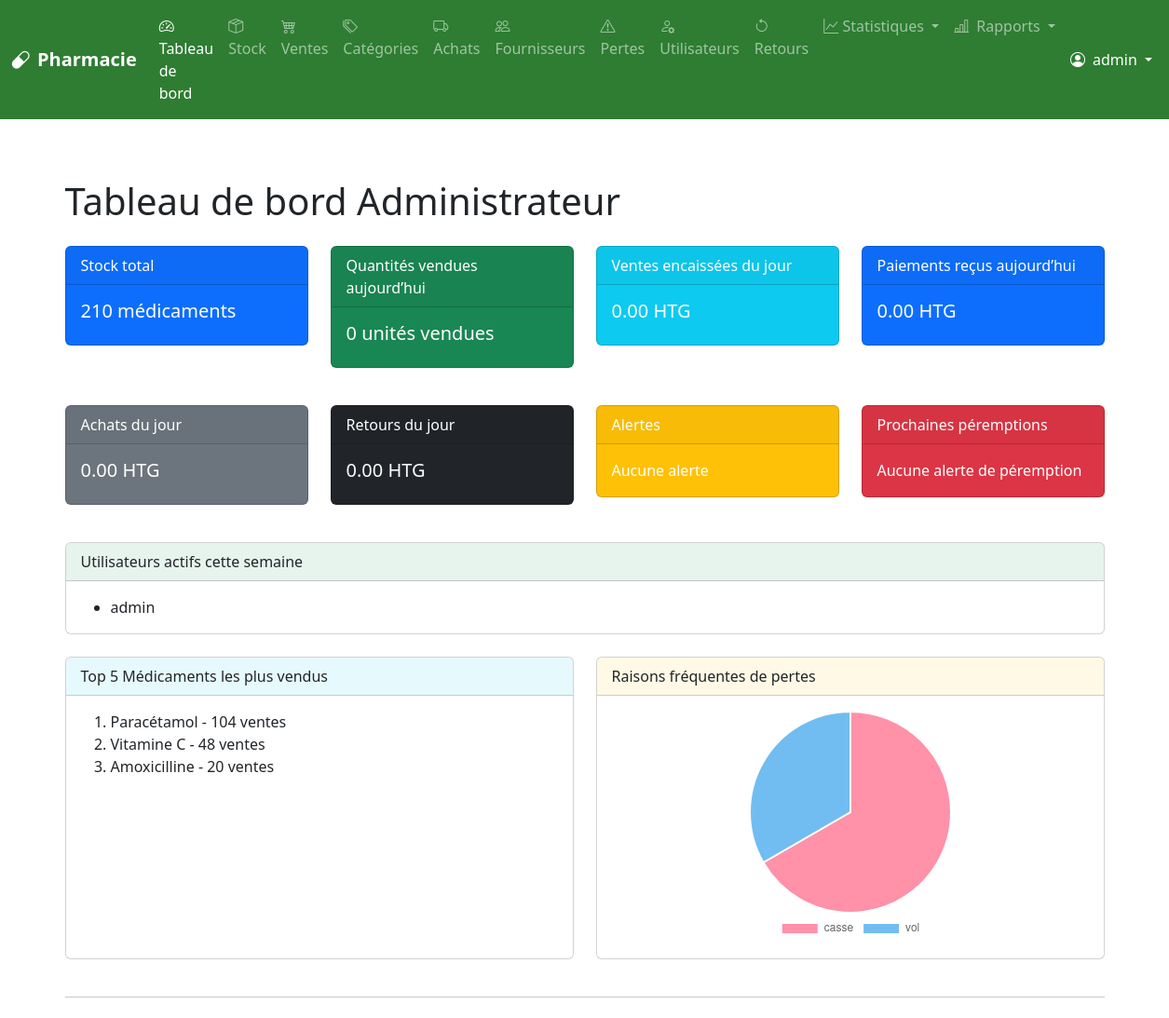
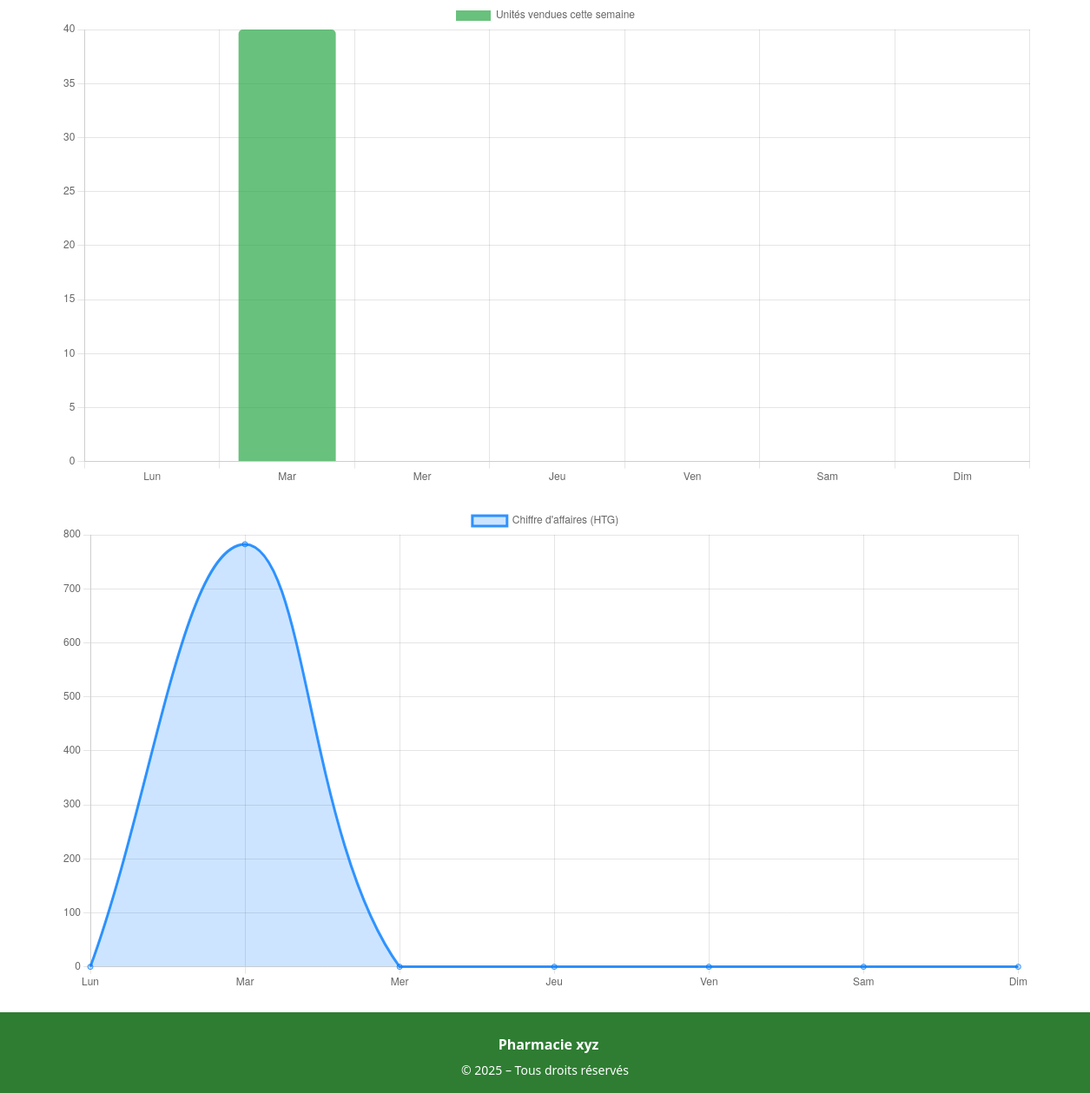
The page /dashboard (signed in) on the database its author committed (2 pictures, top to bottom).
### app/models.py (models this page shows, shortened)
class User(UserMixin, db.Model):
    id = db.Column(db.Integer, primary_key=True)
    username = db.Column(db.String(80), unique=True, nullable=False)
    password = db.Column(db.String(200), nullable=False)
    role = db.Column(db.String(20), nullable=False)  # admin, pharmacien, vendeur...
    is_active = db.Column(db.Boolean, default=True)
    last_login = db.Column(db.DateTime, nullable=True)
    sales = db.relationship('Sale', back_populates='user')

class Drug(db.Model):
    id = db.Column(db.Integer, primary_key=True)
    name = db.Column(db.String(100), nullable=False)
    unit = db.Column(db.String(30))  # comprimé, flacon, etc.
    price = db.Column(db.Float, nullable=False)
    expiration_date = db.Column(db.Date, nullable=False)
    commentaire = db.Column(db.Text, nullable=True)
    category_id = db.Column(db.Integer, db.ForeignKey('category.id'), nullable=True)
    category = db.relationship('Category', back_populates='drugs')
    sales = db.relationship('SaleItem', back_populates='drug')
    losses = db.relationship('LossRecord', back_populates='drug')
    purchase_items = db.relationship('PurchaseItem', back_populates='drug')
    def current_stock(self):
        purchased = sum(item.quantity for item in self.purchase_items)
        sold = sum(s.quantity for s in self.sales)
        lost = sum(l.quantity for l in self.losses)
        returned = sum(r.quantity for s in self.sales for r in s.returns)
        return purchased - sold - lost + returned

### app/routes/dashboard.py (the view)
@bp.route('/dashboard')
@login_required
def dashboard():
    total_stock = sum(drug.current_stock() for drug in Drug.query.all())
    today_start = datetime.combine(datetime.utcnow().date(), datetime.min.time())
    today_end = today_start + timedelta(days=1)
    sales_today = Sale.query.options(joinedload(Sale.items))\
        .filter(Sale.date >= today_start, Sale.date < today_end).all()
    ventes_du_jour = sum(item.quantity for sale in sales_today for item in sale.items)
    today = datetime.utcnow().date()
    near_expiry = []
    for drug in Drug.query.all():
        if drug.expiration_date:
            days_left = (drug.expiration_date - today).days
            if 0 <= days_left <= 30:
                near_expiry.append((drug, days_left))
    near_expiry.sort(key=lambda x: x[1])
    purchases_today = Purchase.query.filter(Purchase.purchase_date >= today_start,
                                            Purchase.purchase_date < today_end).all()
    ca_achats = sum(p.total_amount for p in purchases_today)
    ca_ventes = sum(sale.total_amount for sale in sales_today)
    payments_today = Payment.query.filter(Payment.payment_date >= today_start,
                                          Payment.payment_date < today_end).all()
    ca_payments = sum(p.amount_paid for p in payments_today)
    returns_today = (db.session.query(func.sum(ReturnRecord.quantity * SaleItem.unit_price))
                     .join(SaleItem, ReturnRecord.sale_item_id == SaleItem.id)
                     .join(Sale, SaleItem.sale_id == Sale.id)
                     .filter(Sale.date >= today_start, Sale.date < today_end)
                     .scalar() or 0)
    loss_today = (db.session.query(func.sum(LossRecord.quantity))
                  .filter(LossRecord.date >= today_start, LossRecord.date < today_end)
                  .scalar() or 0)
    top5_meds = defaultdict(int)
    all_sales = Sale.query.options(joinedload(Sale.items)).all()
    for sale in all_sales:
        for item in sale.items:
            top5_meds[item.drug.name] += item.quantity
    top5_meds = sorted(top5_meds.items(), key=lambda x: x[1], reverse=True)[:5]
    ca_par_heure = defaultdict(float)
    for sale in all_sales:
        heure = sale.date.replace(minute=0, second=0, microsecond=0)
        ca_par_heure[heure] += sale.total_amount
    heures_tries = sorted(ca_par_heure.keys())
    labels = [h.strftime("%H:%M") for h in heures_tries]
    cumul = 0
    data = []
    for h in heures_tries:
        cumul += ca_par_heure[h]
        data.append(cumul)
    today = datetime.utcnow()
    start_of_week = today - timedelta(days=today.weekday())
    end_of_week = start_of_week + timedelta(days=7)
    results = (
        Sale.query
        .join(Sale.items)
        .with_entities(
            extract('dow', Sale.date).label('day_of_week'),
            func.sum(SaleItem.quantity).label('total_units'),
            func.sum(SaleItem.quantity * SaleItem.unit_price).label('total_revenue')
        )
        .filter(Sale.date >= start_of_week, Sale.date < end_of_week)
        .group_by('day_of_week')
        .all()
    )
    weekly_sales = [0] * 7
    weekly_revenue = [0.0] * 7
    for day, units, revenue in results:
        index = (int(day) - 1) % 7
        weekly_sales[index] = int(units)
        weekly_revenue[index] = float(revenue)
    weekly_labels = ['Lun', 'Mar', 'Mer', 'Jeu', 'Ven', 'Sam', 'Dim']
    loss_reasons = get_frequent_loss_reasons()
    active_users = get_active_users_by_sales(days=7)
    common_data = dict(
        total_stock=total_stock,
        ventes_du_jour=ventes_du_jour,
        alerts=alerts,
        sales_labels=labels,
        sales_data=data,
        near_expiry=near_expiry,
        top5_meds=top5_meds,
        weekly_sales_labels=weekly_labels,
        weekly_sales_data=weekly_sales,
        weekly_revenue_data=weekly_revenue,
        ca_achats=ca_achats,
        ca_ventes=ca_ventes,
        ca_payments=ca_payments,
        returns_today=returns_today,
        loss_today=loss_today,
        loss_reasons=loss_reasons
    )
    if current_user.role == 'admin':
        return render_template('dashboards/admin_dashboard.html', active_users=active_users, **common_data)
    elif current_user.role == 'pharmacien':
        return render_template('dashboards/pharmacien_dashboard.html', **common_data)
    elif current_user.role == 'vendeur':
        return render_template('dashboards/vendeur_dashboard.html', **common_data)
    else:
        flash("Rôle inconnu ou non autorisé", "danger")
        return redirect(url_for('logout'))

### app/templates/dashboards/admin_dashboard.html (shortened to what this page needs)
{% extends "base.html" %}
{% block content %}
<h1 class="mb-4">Tableau de bord Administrateur</h1>
<div class="row mb-4">
  <div class="col-md-3">
    <div class="card text-white bg-primary mb-3">
      <div class="card-header"> Stock total</div>
      <div class="card-body">
        <h5 class="card-title">{{ total_stock }} médicaments</h5>
      </div>
    </div>
  </div>
  <div class="col-md-3">
    <div class="card text-white bg-success mb-3">
      <div class="card-header"> Quantités vendues aujourd’hui</div>
      <div class="card-body">
        <h5 class="card-title">{{ ventes_du_jour }} unités vendues</h5>
      </div>
    </div>
  </div>
  <div class="col-md-3">
  <div class="card text-white bg-info mb-3">
    <div class="card-header"> Ventes encaissées du jour</div>
    <div class="card-body">
      <h5 class="card-title">{{ "%.2f"|format(ca_ventes)  }} HTG</h5>
    </div>
  </div>
</div>
  <div class="col-md-3">
    <div class="card text-white bg-primary mb-3">
      <div class="card-header"> Paiements reçus aujourd’hui</div>
      <div class="card-body">
        <h5 class="card-title">{{ "%.2f"|format(ca_payments) }} HTG</h5>
      </div>
    </div>
  </div>
</div>
<div class="row mb-4">
  <div class="col-md-3">
    <div class="card text-white bg-secondary mb-3">
      <div class="card-header"> Achats du jour</div>
      <div class="card-body">
        <h5 class="card-title">{{ "%.2f"|format(ca_achats) }} HTG</h5>
      </div>
    </div>
  </div>
  <div class="col-md-3">
    <div class="card text-white bg-dark mb-3">
      <div class="card-header"> Retours du jour</div>
      <div class="card-body">
        <h5 class="card-title">{{ "%.2f"|format(returns_today) }} HTG</h5>
      </div>
    </div>
  </div>
  <div class="col-md-3">
    <div class="card text-white bg-warning mb-3">
      <div class="card-header"> Alertes</div>
      <div class="card-body" id="alerts">
        {% if alerts %}
          {% for alert in alerts %}
          <div class="alert-item alert alert-warning" role="alert">{{ alert }}</div>
          {% endfor %}
        {% else %}
          <div>Aucune alerte</div>
        {% endif %}
      </div>
    </div>
  </div>
  <div class="col-md-3">
    <div class="card text-white bg-danger mb-3">
      <div class="card-header"> Prochaines péremptions</div>
      <div class="card-body">
        <ul class="list-unstyled mb-0">
          {% for drug, days_left in near_expiry %}
            <li><strong>{{ drug.name }}</strong> - dans {{ days_left }} jours</li>
          {% else %}
            <li>Aucune alerte de péremption</li>
          {% endfor %}
        </ul>
      </div>
    </div>
  </div>
</div>
<div class="card mb-4">
  <div class="card-header bg-success bg-opacity-10"> Utilisateurs actifs cette semaine</div>
  <div class="card-body">
    <ul class="mb-0">
      {% for user in active_users %}
        <li>{{ user.username }}</li>
      {% else %}
        <li>Aucun utilisateur actif cette semaine.</li>
      {% endfor %}
    </ul>
  </div>
</div>
<div class="row">
  <div class="col-md-6 mb-4">
    <div class="card h-100">
      <div class="card-header bg-info bg-opacity-10">
         Top 5 Médicaments les plus vendus
      </div>
      <div class="card-body">
        <ol class="mb-0">
          {% for drug_name, qty in top5_meds %}
            <li>{{ drug_name }} - {{ qty }} ventes</li>
          {% else %}
            <li>Aucune donnée disponible</li>
          {% endfor %}
        </ol>
      </div>
    </div>
  </div>
  <div class="col-md-6 mb-4">
    <div class="card h-100">
      <div class="card-header bg-warning bg-opacity-10">
         Raisons fréquentes de pertes
      </div>
      <div class="card-body text-center">
        <canvas id="lossReasonChart" style="max-height: 250px;"></canvas>
      </div>
    </div>
  </div>
</div>
<hr />
<canvas id="unitsChart" class="mt-4"></canvas>
<canvas id="revenueChart" class="mt-4"></canvas>
{% endblock %}
{% block scripts %}
<script>
const labels = {{ weekly_sales_labels|tojson }};
const unitsData = {{ weekly_sales_data|tojson }};
const revenueData = {{ weekly_revenue_data|tojson }};
new Chart(document.getElementById('unitsChart').getContext('2d'), {
  type: 'bar',
  data: {
    labels: labels,
    datasets: [{
      label: 'Unités vendues cette semaine',
      data: unitsData,
      backgroundColor: 'rgba(40, 167, 69, 0.7)',
      borderRadius: 5
    }]
  },
  options: { responsive: true, scales: { y: { beginAtZero: true } } }
});
new Chart(document.getElementById('revenueChart').getContext('2d'), {
  type: 'line',
  data: {
    labels: labels,
    datasets: [{
      label: 'Chiffre d\'affaires (HTG)',
      data: revenueData,
      borderColor: 'rgba(0, 123, 255, 0.8)',
      backgroundColor: 'rgba(0, 123, 255, 0.2)',
      fill: true,
      tension: 0.4
    }]
  },
  options: { responsive: true, scales: { y: { beginAtZero: true } } }
});
   const ctx = document.getElementById('lossReasonChart').getContext('2d');
  new Chart(ctx, {
    type: 'pie',
    data: {
      labels: {{ loss_reasons | map(attribute=0) | list | tojson }},
      datasets: [{
        data: {{ loss_reasons | map(attribute=1) | list | tojson }},
        backgroundColor: [
          'rgba(255, 99, 132, 0.7)',
          'rgba(54, 162, 235, 0.7)',
          'rgba(255, 206, 86, 0.7)',
          'rgba(75, 192, 192, 0.7)',
          'rgba(153, 102, 255, 0.7)'
        ],
        borderColor: 'white',
        borderWidth: 2
      }]
    },
    options: {
      responsive: true,
      maintainAspectRatio: false,
      plugins: {
        legend: {
          position: 'bottom'
        },
        tooltip: {
          callbacks: {
            label: function(context) {
              return `${context.label}: ${context.parsed} pertes`;
            }
          }
        }
      }
    }
  });
</script>
{% endblock %}

### app/templates/base.html (shortened to what this page needs)
<!DOCTYPE html>
<html lang="fr">
<head>
    <link href="https://cdn.jsdelivr.net/npm/bootstrap@5.3.3/dist/css/bootstrap.min.css" rel="stylesheet" />
    <link href="https://cdn.jsdelivr.net/npm/bootstrap-icons@1.11.1/font/bootstrap-icons.css" rel="stylesheet">
</head>
<body>
<nav class="navbar navbar-expand-lg navbar-dark" style="background-color: #2e7d32;">
  <div class="container-fluid">
    <a class="navbar-brand fw-bold" href="{{ url_for('dashboard.dashboard') }}">
      <i class="bi bi-capsule me-2"></i>Pharmacie
    </a>
    <div class="collapse navbar-collapse" id="navMenu">
      {% if current_user.is_authenticated %}
      <ul class="navbar-nav me-auto mb-2 mb-lg-0">
        <li class="nav-item">
          <a class="nav-link {% if request.endpoint == 'dashboard.dashboard' %}active{% endif %}" href="{{ url_for('dashboard.dashboard') }}">
            <i class="bi bi-speedometer2 me-1"></i> Tableau de bord
          </a>
        </li>
        <li class="nav-item">
          <a class="nav-link {% if request.endpoint == 'drug.list_drugs' %}active{% endif %}" href="{{ url_for('drug.list_drugs') }}">
            <i class="bi bi-box-seam me-1"></i> Stock
          </a>
        </li>
        <li class="nav-item">
          <a class="nav-link {% if request.endpoint == 'sale.list_sales' %}active{% endif %}" href="{{ url_for('sale.list_sales') }}">
            <i class="bi bi-cart4 me-1"></i> Ventes
          </a>
        </li>
        {% if current_user.role in ['admin', 'pharmacien'] %}
        <li class="nav-item">
          <a class="nav-link {% if request.endpoint == 'category.list_categories' %}active{% endif %}" href="{{ url_for('category.list_categories') }}">
            <i class="bi bi-tags me-1"></i> Catégories
          </a>
        </li>
        <li class="nav-item">
          <a class="nav-link {% if request.endpoint == 'purchase.list_purchases' %}active{% endif %}" href="{{ url_for('purchase.list_purchases') }}">
            <i class="bi bi-truck me-1"></i> Achats
          </a>
        </li>
        <li class="nav-item">
          <a class="nav-link {% if request.endpoint == 'supplier.list_suppliers' %}active{% endif %}" href="{{ url_for('supplier.list_suppliers') }}">
            <i class="bi bi-people me-1"></i> Fournisseurs
          </a>
        </li>
        <li class="nav-item">
          <a class="nav-link {% if request.endpoint == 'drug.list_losses' %}active{% endif %}" href="{{ url_for('drug.list_losses') }}">
            <i class="bi bi-exclamation-triangle me-1"></i> Pertes
          </a>
        </li>
        {% endif %}
        {% if current_user.role == 'admin' %}
        <li class="nav-item">
          <a class="nav-link {% if request.endpoint == 'admin.list_users' %}active{% endif %}" href="{{ url_for('admin.list_users') }}">
            <i class="bi bi-person-gear me-1"></i> Utilisateurs
          </a>
        </li>
        <li class="nav-item">
          <a class="nav-link {% if request.endpoint == 'sale.list_returns' %}active{% endif %}" href="{{ url_for('sale.list_returns') }}">
            <i class="bi bi-arrow-counterclockwise me-1"></i> Retours
          </a>
        </li>
        <li class="nav-item dropdown">
          <a class="nav-link dropdown-toggle" href="#" id="statsDropdown" role="button" data-bs-toggle="dropdown">
            <i class="bi bi-graph-up"></i> Statistiques
          </a>
        </li>
        <li class="nav-item dropdown">
            <a class="nav-link dropdown-toggle" href="#" id="rapportDropdown" role="button" data-bs-toggle="dropdown" aria-expanded="false">
                <i class="bi bi-bar-chart-line me-1"></i> Rapports
            </a>
        </li>
        {% endif %}
      </ul>
      <ul class="navbar-nav ms-auto align-items-center">
        <li class="nav-item dropdown">
          <a class="nav-link dropdown-toggle text-white" href="#" id="userDropdown" role="button" data-bs-toggle="dropdown" aria-expanded="false">
            <i class="bi bi-person-circle me-1"></i> {{ current_user.username }}
          </a>
        </li>
      </ul>
      {% endif %}
    </div>
  </div>
</nav>
<main class="flex-grow-1 py-4">
    <div class="container mt-4">
        {% block content %}{% endblock %}
    </div>
</main>
  {% include 'footer.html' %}
{% block scripts %}{% endblock %}
</body>
</html>

### rows shown on the page
User: username "admin"
Drug: name "Paracétamol", qty "104"
Drug: name "Vitamine C", qty "48"
Drug: name "Amoxicilline", qty "20"

### other values the page prints
{{ total_stock }} "210"
{{ ventes_du_jour }} "0"
{{ "%.2f"|format(ca_ventes) }} "0.00"
{{ "%.2f"|format(ca_payments) }} "0.00"
{{ "%.2f"|format(ca_achats) }} "0.00"
{{ "%.2f"|format(returns_today) }} "0.00"
chart data {{ weekly_sales_data|tojson }} [0, 40, 0, 0, 0, 0, 0]
chart data {{ weekly_revenue_data|tojson }} [0.0, 782.5, 0.0, 0.0, 0.0, 0.0, 0.0]
chart data {{ loss_reasons | map(attribute=0) | list | tojson }} ["casse", "vol"]
